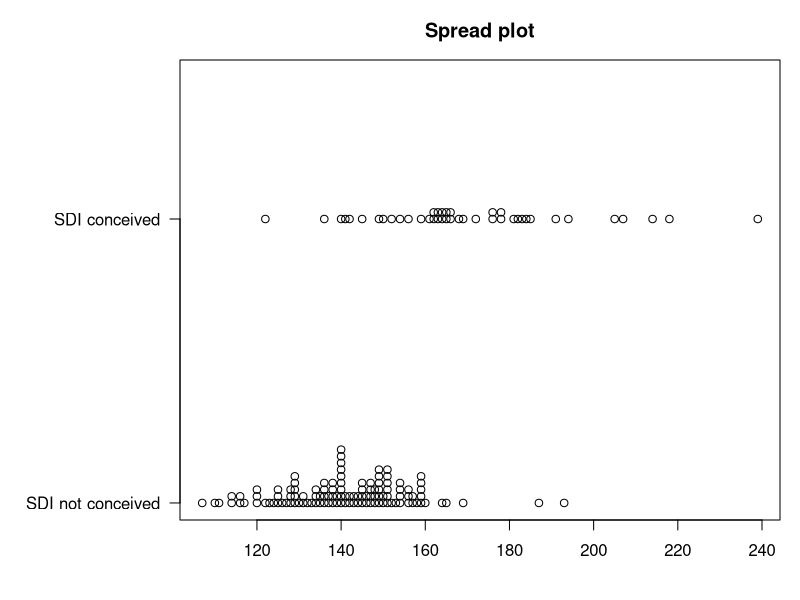
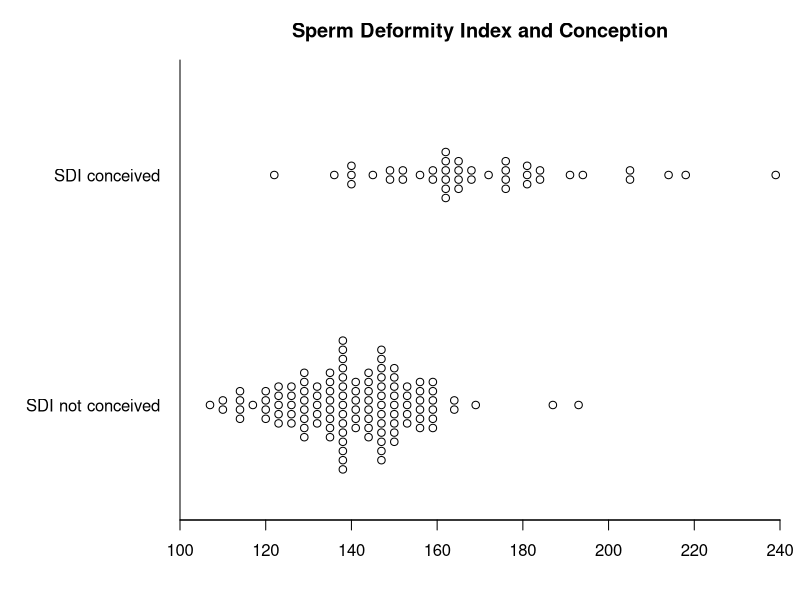

Generate these figures, in order, with R:
# Spread plot: the StatsDirect help illustration (Aziz et al. 1996, sperm deformity
# index of men whose partners conceived and of men whose partners did not; the test
# workbook's Graphics worksheet columns SDI conceived and SDI not conceived) in R
conceived <- c(159, 136, 149, 156, 191, 169, 194, 182, 163, 152, 145, 176, 122, 141,
               172, 162, 165, 184, 239, 178, 178, 164, 185, 154, 164, 140, 207, 214,
               165, 183, 218, 142, 161, 168, 181, 162, 166, 150, 205, 163, 166, 176)
not_conceived <- c(165, 140, 154, 139, 134, 154, 120, 133, 150, 146, 140, 114, 128,
                   131, 116, 128, 122, 129, 145, 117, 140, 149, 116, 147, 125, 149,
                   129, 157, 144, 123, 107, 129, 152, 164, 134, 120, 148, 151, 149,
                   138, 159, 169, 137, 151, 141, 145, 135, 135, 153, 125, 159, 148,
                   142, 130, 111, 140, 136, 142, 139, 137, 187, 154, 151, 149, 148,
                   157, 159, 143, 124, 141, 114, 136, 110, 129, 145, 132, 125, 149,
                   146, 138, 151, 147, 154, 147, 158, 156, 156, 128, 151, 138, 193,
                   131, 127, 129, 120, 159, 147, 159, 156, 143, 149, 160, 126, 136,
                   150, 136, 151, 140, 145, 140, 134, 140, 138, 144, 140, 140)
groups <- list("SDI conceived" = conceived, "SDI not conceived" = not_conceived)

# A spread plot is a one dimensional scatter of each group's values, with values
# that fall together stacked side by side so that a concentration of data shows as
# a broad band. R's stripchart draws one; method = "stack" stacks equal values.
# The groups are reversed so that the first is at the top, as StatsDirect draws it.
op <- par(mar = c(4, 9, 3, 1))
stripchart(rev(groups), method = "stack", pch = 1, las = 1, main = "Spread plot")

# The summary of each group that the illustration states
for (g in names(groups)) {
  x <- groups[[g]]
  cat(g, ": n = ", length(x), ", range ", min(x), " to ", max(x), ", median ",
      median(x), "\n", sep = "")
}

# StatsDirect stacks values that are close, not only equal ones: it sorts each group,
# starts a column at the smallest value not yet drawn and adds to that column every
# following value within the width of one plot point of the column's first value.
# Its default marker is 12 pixels across and the scale axis of this plot is 814
# pixels long, so the width is 12/814 of the axis range, and the axis runs between
# the round numbers that enclose the data (100 to 240 here): a column holds values
# within about two units of its first.
xlim <- range(pretty(unlist(groups)))
width <- diff(xlim) * 12 / 814
columns <- function(x) {
  x <- sort(x)
  at <- numeric(0)
  count <- integer(0)
  i <- 1
  while (i <= length(x)) {
    j <- i
    while (j < length(x) && x[j + 1] - x[i] <= width) j <- j + 1
    at <- c(at, x[i])
    count <- c(count, j - i + 1)
    i <- j + 1
  }
  data.frame(at = at, count = count)
}
stacks <- lapply(groups, columns)
for (g in names(groups)) {
  s <- stacks[[g]]
  b <- which.max(s$count)
  cat(g, ": broadest band ", s$count[b], " values at ", s$at[b], "\n", sep = "")
}

# The plot as StatsDirect draws it: the scale axis across, the first group at the
# top, each column of markers centred on its group's line with the markers a fixed
# distance apart, squeezed only when the tallest column would overflow its band,
# and with the title given to the illustration
k <- length(groups)
marker <- 0.04
plot(NA, xlim = xlim, ylim = c(0, k), xaxs = "i", yaxs = "i", yaxt = "n", bty = "l",
     xlab = "", ylab = "", main = "Sperm Deformity Index and Conception")
axis(2, at = k - seq_len(k) + 0.5, labels = names(groups), las = 1, tick = FALSE)
for (g in seq_len(k)) {
  s <- stacks[[g]]
  step <- min(marker, (1 - marker) / max(s$count))
  centre <- k - g + 0.5
  for (i in seq_len(nrow(s))) {
    y <- centre + step * (seq_len(s$count[i]) - (s$count[i] + 1) / 2)
    points(rep(s$at[i], s$count[i]), y, pch = 1)
  }
}
par(op)

# The men whose partners did not conceive form a dense band between about 125 and
# 160; the values of the men whose partners conceived are spread more widely and
# lie mostly higher. The plot shows the two distributions without summarising them.
